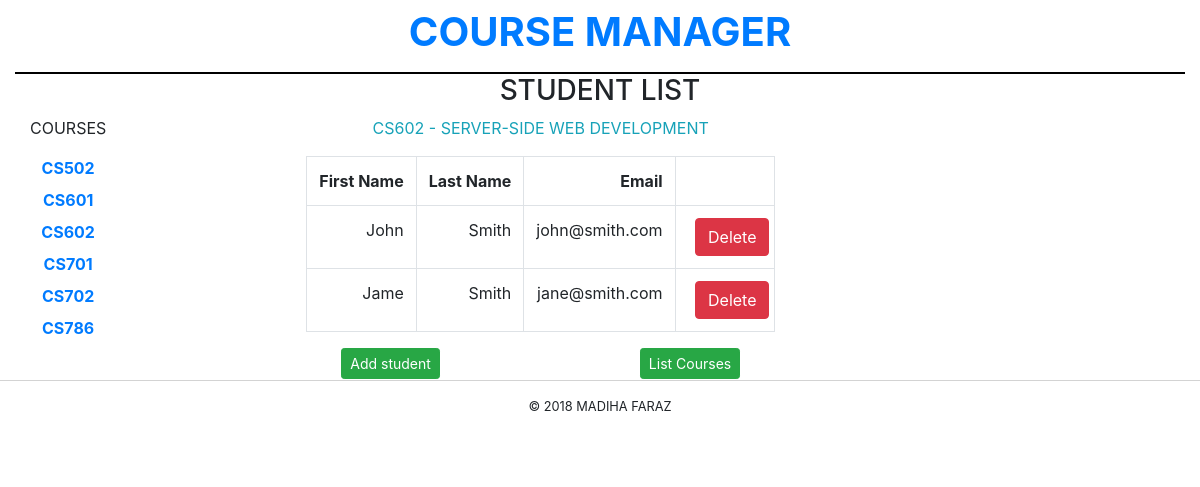
The page /?course_id=cs602 on the database its author committed.
### tables this page shows
CREATE TABLE `sk_courses` (
  `courseID` varchar(12) NOT NULL,
  `courseName` varchar(255) NOT NULL
);

CREATE TABLE `sk_students` (
  `studentID` int(11) NOT NULL,
  `courseID` varchar(12) NOT NULL,
  `firstName` varchar(255) NOT NULL,
  `lastName` varchar(255) NOT NULL,
  `email` varchar(255) NOT NULL
);

### models/coursedb.php (called while the page is built, shortened)
<?php
function get_courses() {
    global $db;
    $query = 'SELECT * FROM sk_courses
              ORDER BY courseID ASC';
    $statement = $db->prepare($query);
    $statement->execute();
    return $statement;
}
function get_course_name($course_id) {
    global $db;
    $query = 'SELECT * FROM sk_courses
              WHERE courseID = :course_id';
    $statement = $db->prepare($query);
    $statement->bindValue(':course_id', $course_id);
    $statement->execute();
    $course = $statement->fetch();
    $course_name = $course['courseName'];
    return $course_name;
}
?>

### models/studentdb.php (called while the page is built, shortened)
<?php
function get_students_by_course($course_id) {
    global $db;
    $query = 'SELECT * FROM sk_students WHERE courseID = :course_id ORDER BY studentID';
    $statement = $db->prepare($query);
    $statement->bindValue(":course_id", $course_id);
    $statement->execute();
    $students = $statement->fetchAll();
    return $students;
}
?>

### students/student_list.php (the view, shortened to what this page needs)
<?php
include(ROOT_PATH . "includes/header.php");?>
<main class="container center">
    <h3>STUDENT LIST</h3>
<div class="row center">
    <aside class=".col-md-6 left">
        <p>COURSES</p>
        <nav>
        <ul class="list-unstyled">
        <?php foreach ($courses as $course) : ?>
            <li>
            <a href="?course_id=<?php echo $course['courseID']; ?>">
                <?php echo strtoupper($course['courseID']); ?>
            </a>
            </li>
        <?php endforeach; ?>
        </ul>
        </nav>
    </aside>
    <section class=".col-md-6 right">
        <p class="left text-info"><?php echo strtoupper($course_id). " - ". strtoupper($course_name); ?></p>
        <table class="table table-bordered">
            <tr>
                <th>First Name</th>
                <th>Last Name</th>
                <th>Email</th>
                <th>&nbsp;</th>
            </tr>
            <?php foreach ($students as $student) : ?>
            <tr>
                <td><?php echo $student['firstName']; ?></td>
                <td><?php echo $student['lastName']; ?></td>
                <td class="right"><?php echo $student['email']; ?></td>
                <td><form action="." method="post">
                    <input type="submit" class="btn btn-danger btn-xs" value="Delete">
                </form></td>
            </tr>
            <?php endforeach; ?>
        </table>
        <div class="row button-padding" >
            <a href="?action=add_student_form" class="btn btn-success btn-sm left">Add student</a><br>
            <a href="courses/course_list.php" class="btn btn-success btn-sm right">List Courses</a>
<br><p>
        </div>
    </section>
    </div>
</main>
<?php include(ROOT_PATH . "includes/footer.php"); ?>

### includes/main.css (style rules this page uses)
.right { margin-left:200px; align-items: center; }
.center { align-items: center; text-align: center; }
.container { align-items: center; text-align: center; }
section p { text-align: center; }
.button-padding { padding-left:50px; }
ul { list-style-type: none; margin: 0; padding-left: 0; padding-bottom: 1em; }
li { padding-bottom: 0.5em; }
a { color: black; font-weight: bold; }
.right { text-align: right; }
form { width:80%; margin: auto; }
table { height:60%; }

### rows shown on the page
sk_courses: courseID "CS502"
sk_courses: courseID "CS601"
sk_courses: courseID "CS602", courseName "SERVER-SIDE WEB DEVELOPMENT"
sk_courses: courseID "CS701"
sk_courses: courseID "CS702"
sk_courses: courseID "CS786"
sk_students: firstName "John", lastName "Smith", email "john@smith.com"
sk_students: firstName "Jame", lastName "Smith", email "jane@smith.com"

### other values the page prints
$course_id "CS602"
